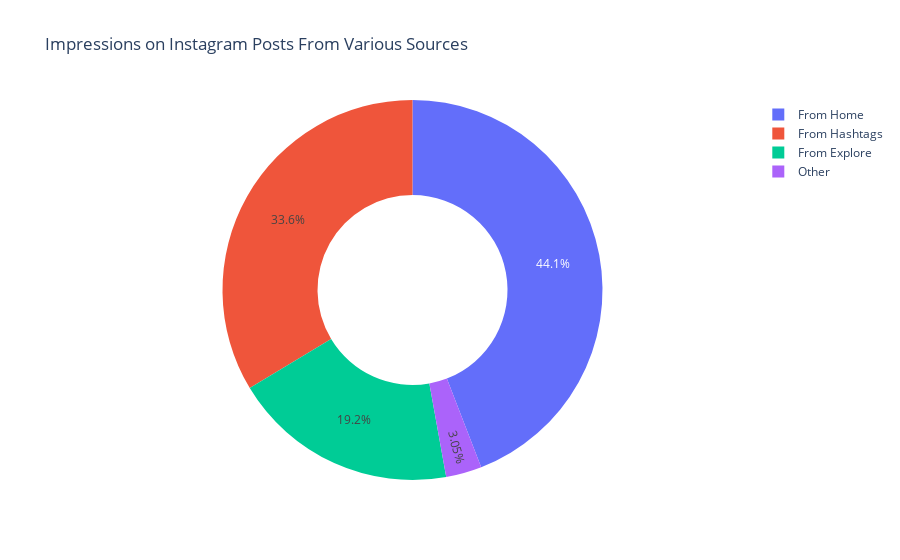
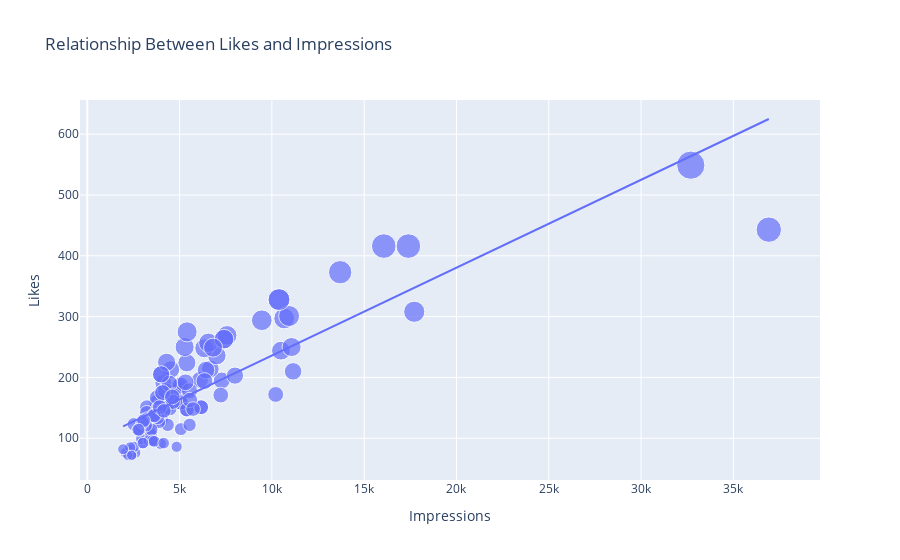
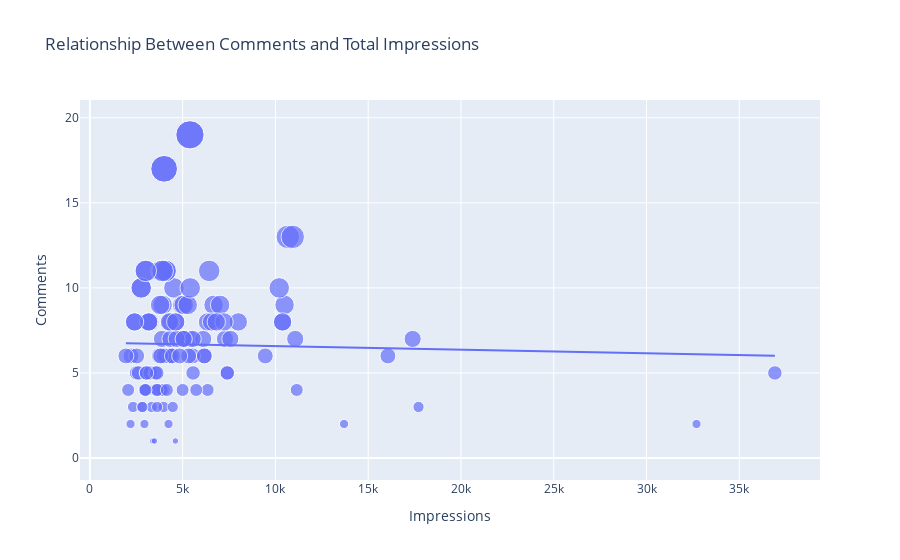
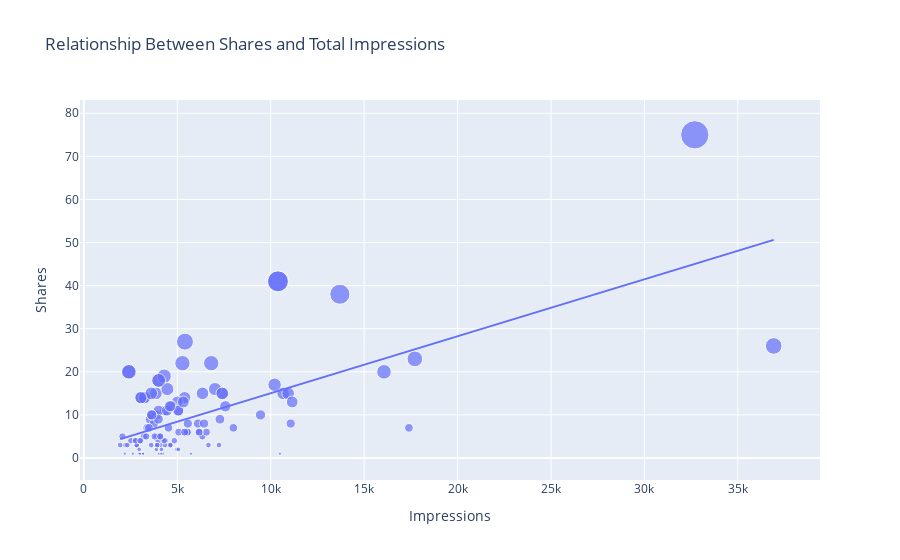

The notebook cell these images were saved under, in order:
### Code cell
import pandas as pd
import numpy as np
import matplotlib.pyplot as plt
import seaborn as sns
import plotly.express as px
from wordcloud import WordCloud, STOPWORDS, ImageColorGenerator
from sklearn.linear_model import PassiveAggressiveRegressor, PassiveAggressiveClassifier
from sklearn.model_selection import train_test_split

# Read data
data = pd.read_csv('Instagram data.csv',encoding="latin1")
data.head()

#Check for NULL values
data.isnull().sum()
data= data.dropna()
data.info()

plt.figure(figsize=(10, 8))
plt.style.use('fivethirtyeight')
plt.title("Distribution of Impressions From Home")
#sns.distplot(data['From Home'])
sns.histplot(data['From Home'])
plt.show()

plt.figure(figsize=(10, 8))
plt.title("Distribution of Impressions From Hashtags")
#sns.distplot(data['From Hashtags'])
sns.histplot(data['From Hashtags'])
plt.show()

plt.figure(figsize=(10, 8))
plt.title("Distribution of Impressions From Explore")
#sns.distplot(data['From Explore'])
sns.histplot(data['From Explore'])
plt.show()


home = data["From Home"].sum()
hashtags = data["From Hashtags"].sum()
explore = data["From Explore"].sum()
other = data["From Other"].sum()
labels = ['From Home','From Hashtags','From Explore','Other']
values = [home, hashtags, explore, other]
fig = px.pie(data, values=values, names=labels, 
title='Impressions on Instagram Posts From Various Sources', hole=0.5)
fig.show()

text = " ".join(i for i in data.Caption)
stopwords = set(STOPWORDS)
wordcloud = WordCloud(stopwords=stopwords, background_color="white").generate(text)
plt.style.use('classic')
plt.figure( figsize=(12,10))
plt.imshow(wordcloud, interpolation='bilinear')
plt.axis("off")
plt.show()

text = " ".join(i for i in data.Hashtags)
stopwords = set(STOPWORDS)
wordcloud = WordCloud(stopwords=stopwords, background_color="white").generate(text)
plt.figure( figsize=(12,10))
plt.imshow(wordcloud, interpolation='bilinear')
plt.axis("off")
plt.show()

#Analyzing Relationships
figure = px.scatter(data_frame = data, x="Impressions",y="Likes", size="Likes", trendline="ols",title = "Relationship Between Likes and Impressions")
figure.show()

figure = px.scatter(data_frame = data, x="Impressions",y="Comments", size="Comments", trendline="ols",title = "Relationship Between Comments and Total Impressions")
figure.show()

figure = px.scatter(data_frame = data, x="Impressions",y="Shares", size="Shares", trendline="ols", title = "Relationship Between Shares and Total Impressions")
figure.show()

# Finding Correlation
correlation =data.corr(numeric_only = [True])
print(correlation["Impressions"].sort_values(ascending=False))

#Analyzing Conversion Rate
conversion_rate = (data["Follows"].sum() / data["Profile Visits"].sum()) * 100
print(conversion_rate)

figure = px.scatter(data_frame = data, x="Profile Visits",y="Follows", size="Follows", trendline="ols", title = "Relationship Between Profile Visits and Followers Gained")
figure.show()

### Figure 1 — Plotly figure (JSON) as saved in the notebook; plotly's stock layout.template omitted (floating-point values rounded to 4 significant figures)
{"data": [{"domain": {"x": [0, 1], "y": [0, 1]}, "hole": 0.5, "hovertemplate": "label=%{label}<br>value=%{value}<extra></extra>", "labels": ["From Home", "From Hashtags", "From Explore", "Other"], "legendgroup": "", "name": "", "showlegend": true, "type": "pie", "values": [294619, 224614, 128294, 20360]}], "layout": {"legend": {"tracegroupgap": 0}, "title": {"text": "Impressions on Instagram Posts From Various Sources"}}}

### Figure 2 — Plotly figure (JSON) as saved in the notebook; plotly's stock layout.template omitted (floating-point values rounded to 4 significant figures)
{"data": [{"hovertemplate": "Impressions=%{x}<br>Likes=%{marker.size}<extra></extra>", "legendgroup": "", "marker": {"color": "#636efa", "size": [162, 224, 131, 213, 123, 144, 76, 124, 159, 191, 81, 151, 162, 142, 294, 159, 205, 121, 151, 72, 76, 91, 195, 129, 160, 175, 147, 114, 151, 92, 214, 150, 122, 152, 196, 86, 85, 156, 72, 82, 416, 180, 150, 127, 167, 225, 137, 114, 263, 328, 126, 236, 99, 212, 297, 142, 186, 112, 149, 132, 115, 248, 178, 107, 269, 96, 134, 301, 187, 94, 114, 96, 138, 122, 257, 95, 244, 190, 118, 178, 170, 250, 159, 205, 121, 151, 72, 137, 114, 263, 328, 126, 129, 160, 175, 147, 114, 151, 92, 275, 192, 203, 145, 168, 194, 250, 171, 416, 249, 308, 163, 86, 210, 172, 373, 148, 92, 549, 443], "sizemode": "area", "sizeref": 1.373, "symbol": "circle"}, "mode": "markers", "name": "", "orientation": "v", "showlegend": false, "type": "scatter", "x": [3920, 5394, 4021, 4528, 2518, 3884, 2621, 3541, 3749, 4115, 2218, 3234, 4344, 3216, 9453, 5055, 4002, 3169, 6168, 2407, 2064, 3973, 7281, 3052, 4628, 4082, 5394, 2766, 3924, 3015, 6666, 3854, 4355, 4343, 6108, 2523, 2327, 3990, 2191, 1941, 16062, 4998, 4289, 3880, 3786, 4298, 3630, 2826, 7407, 10386, 2998, 7018, 2941, 6432, 10667, 3988, 4978, 3388, 4467, 3246, 5072, 6339, 4239, 3454, 7571, 3333, 3818, 10933, 5058, 3601, 3480, 3525, 3606, 5542, 6559, 3623, 10493, 4446, 2957, 5538, 4681, 5273, 5055, 4002, 3169, 6168, 2407, 3630, 2826, 7407, 10386, 2998, 3052, 4628, 4082, 5394, 2766, 3924, 3015, 5409, 5323, 8001, 4150, 4609, 6348, 11068, 7231, 17396, 6814, 17713, 5563, 4842, 11149, 10206, 13700, 5731, 4139, 32695, 36919], "xaxis": "x", "y": [162, 224, 131, 213, 123, 144, 76, 124, 159, 191, 81, 151, 162, 142, 294, 159, 205, 121, 151, 72, 76, 91, 195, 129, 160, 175, 147, 114, 151, 92, 214, 150, 122, 152, 196, 86, 85, 156, 72, 82, 416, 180, 150, 127, 167, 225, 137, 114, 263, 328, 126, 236, 99, 212, 297, 142, 186, 112, 149, 132, 115, 248, 178, 107, 269, 96, 134, 301, 187, 94, 114, 96, 138, 122, 257, 95, 244, 190, 118, 178, 170, 250, 159, 205, 121, 151, 72, 137, 114, 263, 328, 126, 129, 160, 175, 147, 114, 151, 92, 275, 192, 203, 145, 168, 194, 250, 171, 416, 249, 308, 163, 86, 210, 172, 373, 148, 92, 549, 443], "yaxis": "y"}, {"hovertemplate": "<b>OLS trendline</b><br>Likes = 0.0144533 * Impressions + 91.3401<br>R<sup>2</sup>=0.722220<br><br>Impressions=%{x}<br>Likes=%{y} <b>(trend)</b><extra></extra>", "legendgroup": "", "marker": {"color": "#636efa", "symbol": "circle"}, "mode": "lines", "name": "", "showlegend": false, "type": "scatter", "x": [1941, 2064, 2191, 2218, 2327, 2407, 2407, 2518, 2523, 2621, 2766, 2766, 2826, 2826, 2941, 2957, 2998, 2998, 3015, 3015, 3052, 3052, 3169, 3169, 3216, 3234, 3246, 3333, 3388, 3454, 3480, 3525, 3541, 3601, 3606, 3623, 3630, 3630, 3749, 3786, 3818, 3854, 3880, 3884, 3920, 3924, 3924, 3973, 3988, 3990, 4002, 4002, 4021, 4082, 4082, 4115, 4139, 4150, 4239, 4289, 4298, 4343, 4344, 4355, 4446, 4467, 4528, 4609, 4628, 4628, 4681, 4842, 4978, 4998, 5055, 5055, 5058, 5072, 5273, 5323, 5394, 5394, 5394, 5409, 5538, 5542, 5563, 5731, 6108, 6168, 6168, 6339, 6348, 6432, 6559, 6666, 6814, 7018, 7231, 7281, 7407, 7407, 7571, 8001, 9453, 10206, 10386, 10386, 10493, 10667, 10933, 11068, 11149, 13700, 16062, 17396, 17713, 32695, 36919], "xaxis": "x", "y": [119.4, 121.2, 123.0, 123.4, 125.0, 126.1, 126.1, 127.7, 127.8, 129.2, 131.3, 131.3, 132.2, 132.2, 133.8, 134.1, 134.7, 134.7, 134.9, 134.9, 135.5, 135.5, 137.1, 137.1, 137.8, 138.1, 138.3, 139.5, 140.3, 141.3, 141.6, 142.3, 142.5, 143.4, 143.5, 143.7, 143.8, 143.8, 145.5, 146.1, 146.5, 147.0, 147.4, 147.5, 148.0, 148.1, 148.1, 148.8, 149.0, 149.0, 149.2, 149.2, 149.5, 150.3, 150.3, 150.8, 151.2, 151.3, 152.6, 153.3, 153.5, 154.1, 154.1, 154.3, 155.6, 155.9, 156.8, 158.0, 158.2, 158.2, 159.0, 161.3, 163.3, 163.6, 164.4, 164.4, 164.4, 164.6, 167.6, 168.3, 169.3, 169.3, 169.3, 169.5, 171.4, 171.4, 171.7, 174.2, 179.6, 180.5, 180.5, 183.0, 183.1, 184.3, 186.1, 187.7, 189.8, 192.8, 195.9, 196.6, 198.4, 198.4, 200.8, 207.0, 228.0, 238.9, 241.5, 241.5, 243.0, 245.5, 249.4, 251.3, 252.5, 289.4, 323.5, 342.8, 347.4, 563.9, 624.9], "yaxis": "y"}], "layout": {"legend": {"itemsizing": "constant", "tracegroupgap": 0}, "title": {"text": "Relationship Between Likes and Impressions"}, "xaxis": {"anchor": "y", "domain": [0, 1], "title": {"text": "Impressions"}}, "yaxis": {"anchor": "x", "domain": [0, 1], "title": {"text": "Likes"}}}}

### Figure 3 — Plotly figure (JSON) as saved in the notebook; plotly's stock layout.template omitted (floating-point values rounded to 4 significant figures)
{"data": [{"hovertemplate": "Impressions=%{x}<br>Comments=%{marker.size}<extra></extra>", "legendgroup": "", "marker": {"color": "#636efa", "size": [9, 7, 11, 10, 5, 7, 5, 4, 6, 6, 6, 8, 7, 5, 6, 7, 17, 8, 6, 8, 4, 3, 7, 5, 8, 11, 19, 10, 11, 11, 9, 11, 8, 6, 7, 6, 3, 4, 2, 6, 6, 4, 8, 4, 9, 6, 4, 3, 5, 8, 4, 9, 2, 11, 13, 6, 9, 1, 3, 5, 7, 8, 2, 0, 7, 3, 6, 13, 9, 0, 1, 5, 5, 7, 8, 3, 9, 6, 4, 6, 7, 9, 7, 17, 8, 6, 8, 4, 3, 5, 8, 4, 5, 8, 11, 19, 10, 11, 11, 10, 6, 8, 4, 1, 4, 7, 8, 7, 8, 3, 5, 6, 4, 10, 2, 4, 0, 2, 5], "sizemode": "area", "sizeref": 0.0475, "symbol": "circle"}, "mode": "markers", "name": "", "orientation": "v", "showlegend": false, "type": "scatter", "x": [3920, 5394, 4021, 4528, 2518, 3884, 2621, 3541, 3749, 4115, 2218, 3234, 4344, 3216, 9453, 5055, 4002, 3169, 6168, 2407, 2064, 3973, 7281, 3052, 4628, 4082, 5394, 2766, 3924, 3015, 6666, 3854, 4355, 4343, 6108, 2523, 2327, 3990, 2191, 1941, 16062, 4998, 4289, 3880, 3786, 4298, 3630, 2826, 7407, 10386, 2998, 7018, 2941, 6432, 10667, 3988, 4978, 3388, 4467, 3246, 5072, 6339, 4239, 3454, 7571, 3333, 3818, 10933, 5058, 3601, 3480, 3525, 3606, 5542, 6559, 3623, 10493, 4446, 2957, 5538, 4681, 5273, 5055, 4002, 3169, 6168, 2407, 3630, 2826, 7407, 10386, 2998, 3052, 4628, 4082, 5394, 2766, 3924, 3015, 5409, 5323, 8001, 4150, 4609, 6348, 11068, 7231, 17396, 6814, 17713, 5563, 4842, 11149, 10206, 13700, 5731, 4139, 32695, 36919], "xaxis": "x", "y": [9, 7, 11, 10, 5, 7, 5, 4, 6, 6, 6, 8, 7, 5, 6, 7, 17, 8, 6, 8, 4, 3, 7, 5, 8, 11, 19, 10, 11, 11, 9, 11, 8, 6, 7, 6, 3, 4, 2, 6, 6, 4, 8, 4, 9, 6, 4, 3, 5, 8, 4, 9, 2, 11, 13, 6, 9, 1, 3, 5, 7, 8, 2, 0, 7, 3, 6, 13, 9, 0, 1, 5, 5, 7, 8, 3, 9, 6, 4, 6, 7, 9, 7, 17, 8, 6, 8, 4, 3, 5, 8, 4, 5, 8, 11, 19, 10, 11, 11, 10, 6, 8, 4, 1, 4, 7, 8, 7, 8, 3, 5, 6, 4, 10, 2, 4, 0, 2, 5], "yaxis": "y"}, {"hovertemplate": "<b>OLS trendline</b><br>Comments = -2.08732e-05 * Impressions + 6.78293<br>R<sup>2</sup>=0.000814<br><br>Impressions=%{x}<br>Comments=%{y} <b>(trend)</b><extra></extra>", "legendgroup": "", "marker": {"color": "#636efa", "symbol": "circle"}, "mode": "lines", "name": "", "showlegend": false, "type": "scatter", "x": [1941, 2064, 2191, 2218, 2327, 2407, 2407, 2518, 2523, 2621, 2766, 2766, 2826, 2826, 2941, 2957, 2998, 2998, 3015, 3015, 3052, 3052, 3169, 3169, 3216, 3234, 3246, 3333, 3388, 3454, 3480, 3525, 3541, 3601, 3606, 3623, 3630, 3630, 3749, 3786, 3818, 3854, 3880, 3884, 3920, 3924, 3924, 3973, 3988, 3990, 4002, 4002, 4021, 4082, 4082, 4115, 4139, 4150, 4239, 4289, 4298, 4343, 4344, 4355, 4446, 4467, 4528, 4609, 4628, 4628, 4681, 4842, 4978, 4998, 5055, 5055, 5058, 5072, 5273, 5323, 5394, 5394, 5394, 5409, 5538, 5542, 5563, 5731, 6108, 6168, 6168, 6339, 6348, 6432, 6559, 6666, 6814, 7018, 7231, 7281, 7407, 7407, 7571, 8001, 9453, 10206, 10386, 10386, 10493, 10667, 10933, 11068, 11149, 13700, 16062, 17396, 17713, 32695, 36919], "xaxis": "x", "y": [6.742, 6.74, 6.737, 6.737, 6.734, 6.733, 6.733, 6.73, 6.73, 6.728, 6.725, 6.725, 6.724, 6.724, 6.722, 6.721, 6.72, 6.72, 6.72, 6.72, 6.719, 6.719, 6.717, 6.717, 6.716, 6.715, 6.715, 6.713, 6.712, 6.711, 6.71, 6.709, 6.709, 6.708, 6.708, 6.707, 6.707, 6.707, 6.705, 6.704, 6.703, 6.702, 6.702, 6.702, 6.701, 6.701, 6.701, 6.7, 6.7, 6.7, 6.699, 6.699, 6.699, 6.698, 6.698, 6.697, 6.697, 6.696, 6.694, 6.693, 6.693, 6.692, 6.692, 6.692, 6.69, 6.69, 6.688, 6.687, 6.686, 6.686, 6.685, 6.682, 6.679, 6.679, 6.677, 6.677, 6.677, 6.677, 6.673, 6.672, 6.67, 6.67, 6.67, 6.67, 6.667, 6.667, 6.667, 6.663, 6.655, 6.654, 6.654, 6.651, 6.65, 6.649, 6.646, 6.644, 6.641, 6.636, 6.632, 6.631, 6.628, 6.628, 6.625, 6.616, 6.586, 6.57, 6.566, 6.566, 6.564, 6.56, 6.555, 6.552, 6.55, 6.497, 6.448, 6.42, 6.413, 6.1, 6.012], "yaxis": "y"}], "layout": {"legend": {"itemsizing": "constant", "tracegroupgap": 0}, "title": {"text": "Relationship Between Comments and Total Impressions"}, "xaxis": {"anchor": "y", "domain": [0, 1], "title": {"text": "Impressions"}}, "yaxis": {"anchor": "x", "domain": [0, 1], "title": {"text": "Comments"}}}}

### Figure 4 — Plotly figure (JSON) as saved in the notebook; plotly's stock layout.template omitted (floating-point values rounded to 4 significant figures)
{"data": [{"hovertemplate": "Impressions=%{x}<br>Shares=%{marker.size}<extra></extra>", "legendgroup": "", "marker": {"color": "#636efa", "size": [5, 14, 1, 7, 4, 10, 1, 9, 8, 3, 3, 14, 11, 5, 10, 11, 18, 1, 6, 20, 5, 4, 9, 14, 3, 5, 6, 4, 3, 4, 3, 15, 4, 3, 8, 0, 3, 11, 1, 3, 20, 13, 4, 2, 5, 19, 10, 3, 15, 41, 1, 16, 1, 8, 15, 9, 2, 7, 16, 14, 6, 5, 1, 0, 12, 5, 0, 15, 2, 3, 7, 0, 15, 6, 6, 0, 1, 11, 2, 6, 12, 22, 11, 18, 1, 6, 20, 10, 3, 15, 41, 1, 14, 3, 5, 6, 4, 3, 4, 27, 13, 7, 2, 12, 15, 8, 3, 7, 22, 23, 8, 4, 13, 17, 38, 1, 1, 75, 26], "sizemode": "area", "sizeref": 0.1875, "symbol": "circle"}, "mode": "markers", "name": "", "orientation": "v", "showlegend": false, "type": "scatter", "x": [3920, 5394, 4021, 4528, 2518, 3884, 2621, 3541, 3749, 4115, 2218, 3234, 4344, 3216, 9453, 5055, 4002, 3169, 6168, 2407, 2064, 3973, 7281, 3052, 4628, 4082, 5394, 2766, 3924, 3015, 6666, 3854, 4355, 4343, 6108, 2523, 2327, 3990, 2191, 1941, 16062, 4998, 4289, 3880, 3786, 4298, 3630, 2826, 7407, 10386, 2998, 7018, 2941, 6432, 10667, 3988, 4978, 3388, 4467, 3246, 5072, 6339, 4239, 3454, 7571, 3333, 3818, 10933, 5058, 3601, 3480, 3525, 3606, 5542, 6559, 3623, 10493, 4446, 2957, 5538, 4681, 5273, 5055, 4002, 3169, 6168, 2407, 3630, 2826, 7407, 10386, 2998, 3052, 4628, 4082, 5394, 2766, 3924, 3015, 5409, 5323, 8001, 4150, 4609, 6348, 11068, 7231, 17396, 6814, 17713, 5563, 4842, 11149, 10206, 13700, 5731, 4139, 32695, 36919], "xaxis": "x", "y": [5, 14, 1, 7, 4, 10, 1, 9, 8, 3, 3, 14, 11, 5, 10, 11, 18, 1, 6, 20, 5, 4, 9, 14, 3, 5, 6, 4, 3, 4, 3, 15, 4, 3, 8, 0, 3, 11, 1, 3, 20, 13, 4, 2, 5, 19, 10, 3, 15, 41, 1, 16, 1, 8, 15, 9, 2, 7, 16, 14, 6, 5, 1, 0, 12, 5, 0, 15, 2, 3, 7, 0, 15, 6, 6, 0, 1, 11, 2, 6, 12, 22, 11, 18, 1, 6, 20, 10, 3, 15, 41, 1, 14, 3, 5, 6, 4, 3, 4, 27, 13, 7, 2, 12, 15, 8, 3, 7, 22, 23, 8, 4, 13, 17, 38, 1, 1, 75, 26], "yaxis": "y"}, {"hovertemplate": "<b>OLS trendline</b><br>Shares = 0.00132198 * Impressions + 1.8208<br>R<sup>2</sup>=0.402813<br><br>Impressions=%{x}<br>Shares=%{y} <b>(trend)</b><extra></extra>", "legendgroup": "", "marker": {"color": "#636efa", "symbol": "circle"}, "mode": "lines", "name": "", "showlegend": false, "type": "scatter", "x": [1941, 2064, 2191, 2218, 2327, 2407, 2407, 2518, 2523, 2621, 2766, 2766, 2826, 2826, 2941, 2957, 2998, 2998, 3015, 3015, 3052, 3052, 3169, 3169, 3216, 3234, 3246, 3333, 3388, 3454, 3480, 3525, 3541, 3601, 3606, 3623, 3630, 3630, 3749, 3786, 3818, 3854, 3880, 3884, 3920, 3924, 3924, 3973, 3988, 3990, 4002, 4002, 4021, 4082, 4082, 4115, 4139, 4150, 4239, 4289, 4298, 4343, 4344, 4355, 4446, 4467, 4528, 4609, 4628, 4628, 4681, 4842, 4978, 4998, 5055, 5055, 5058, 5072, 5273, 5323, 5394, 5394, 5394, 5409, 5538, 5542, 5563, 5731, 6108, 6168, 6168, 6339, 6348, 6432, 6559, 6666, 6814, 7018, 7231, 7281, 7407, 7407, 7571, 8001, 9453, 10206, 10386, 10386, 10493, 10667, 10933, 11068, 11149, 13700, 16062, 17396, 17713, 32695, 36919], "xaxis": "x", "y": [4.387, 4.549, 4.717, 4.753, 4.897, 5.003, 5.003, 5.15, 5.156, 5.286, 5.477, 5.477, 5.557, 5.557, 5.709, 5.73, 5.784, 5.784, 5.807, 5.807, 5.855, 5.855, 6.01, 6.01, 6.072, 6.096, 6.112, 6.227, 6.3, 6.387, 6.421, 6.481, 6.502, 6.581, 6.588, 6.61, 6.62, 6.62, 6.777, 6.826, 6.868, 6.916, 6.95, 6.955, 7.003, 7.008, 7.008, 7.073, 7.093, 7.095, 7.111, 7.111, 7.136, 7.217, 7.217, 7.261, 7.292, 7.307, 7.425, 7.491, 7.503, 7.562, 7.563, 7.578, 7.698, 7.726, 7.807, 7.914, 7.939, 7.939, 8.009, 8.222, 8.402, 8.428, 8.503, 8.503, 8.507, 8.526, 8.792, 8.858, 8.952, 8.952, 8.952, 8.971, 9.142, 9.147, 9.175, 9.397, 9.895, 9.975, 9.975, 10.2, 10.21, 10.32, 10.49, 10.63, 10.83, 11.1, 11.38, 11.45, 11.61, 11.61, 11.83, 12.4, 14.32, 15.31, 15.55, 15.55, 15.69, 15.92, 16.27, 16.45, 16.56, 19.93, 23.05, 24.82, 25.24, 45.04, 50.63], "yaxis": "y"}], "layout": {"legend": {"itemsizing": "constant", "tracegroupgap": 0}, "title": {"text": "Relationship Between Shares and Total Impressions"}, "xaxis": {"anchor": "y", "domain": [0, 1], "title": {"text": "Impressions"}}, "yaxis": {"anchor": "x", "domain": [0, 1], "title": {"text": "Shares"}}}}
